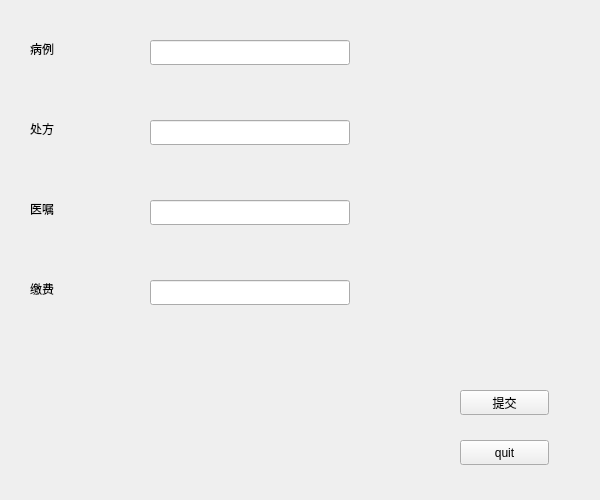
<?xml version="1.0" encoding="UTF-8"?>
<ui version="4.0">
 <class>handleApment</class>
 <widget class="QWidget" name="handleApment">
  <property name="geometry">
   <rect>
    <x>0</x>
    <y>0</y>
    <width>600</width>
    <height>500</height>
   </rect>
  </property>
  <property name="windowTitle">
   <string>Form</string>
  </property>
  <widget class="QPushButton" name="pushButton">
   <property name="geometry">
    <rect>
     <x>460</x>
     <y>440</y>
     <width>89</width>
     <height>25</height>
    </rect>
   </property>
   <property name="text">
    <string>quit</string>
   </property>
  </widget>
  <widget class="QLabel" name="label">
   <property name="geometry">
    <rect>
     <x>30</x>
     <y>40</y>
     <width>67</width>
     <height>17</height>
    </rect>
   </property>
   <property name="text">
    <string>病例</string>
   </property>
  </widget>
  <widget class="QLabel" name="label_2">
   <property name="geometry">
    <rect>
     <x>30</x>
     <y>120</y>
     <width>67</width>
     <height>17</height>
    </rect>
   </property>
   <property name="text">
    <string>处方</string>
   </property>
  </widget>
  <widget class="QLabel" name="label_3">
   <property name="geometry">
    <rect>
     <x>30</x>
     <y>200</y>
     <width>67</width>
     <height>17</height>
    </rect>
   </property>
   <property name="text">
    <string>医嘱</string>
   </property>
  </widget>
  <widget class="QLabel" name="label_4">
   <property name="geometry">
    <rect>
     <x>30</x>
     <y>280</y>
     <width>67</width>
     <height>17</height>
    </rect>
   </property>
   <property name="text">
    <string>缴费</string>
   </property>
  </widget>
  <widget class="QLineEdit" name="bingliEdit">
   <property name="geometry">
    <rect>
     <x>150</x>
     <y>40</y>
     <width>200</width>
     <height>25</height>
    </rect>
   </property>
  </widget>
  <widget class="QLineEdit" name="chufangEdit">
   <property name="geometry">
    <rect>
     <x>150</x>
     <y>120</y>
     <width>200</width>
     <height>25</height>
    </rect>
   </property>
  </widget>
  <widget class="QLineEdit" name="yizhuEdit">
   <property name="geometry">
    <rect>
     <x>150</x>
     <y>200</y>
     <width>200</width>
     <height>25</height>
    </rect>
   </property>
  </widget>
  <widget class="QLineEdit" name="jiaofeiEdit">
   <property name="geometry">
    <rect>
     <x>150</x>
     <y>280</y>
     <width>200</width>
     <height>25</height>
    </rect>
   </property>
  </widget>
  <widget class="QPushButton" name="tijiaoBtn">
   <property name="geometry">
    <rect>
     <x>460</x>
     <y>390</y>
     <width>89</width>
     <height>25</height>
    </rect>
   </property>
   <property name="text">
    <string>提交</string>
   </property>
  </widget>
 </widget>
 <resources/>
 <connections>
  <connection>
   <sender>pushButton</sender>
   <signal>clicked()</signal>
   <receiver>handleApment</receiver>
   <slot>close()</slot>
   <hints>
    <hint type="sourcelabel">
     <x>504</x>
     <y>452</y>
    </hint>
    <hint type="destinationlabel">
     <x>299</x>
     <y>249</y>
    </hint>
   </hints>
  </connection>
 </connections>
</ui>
